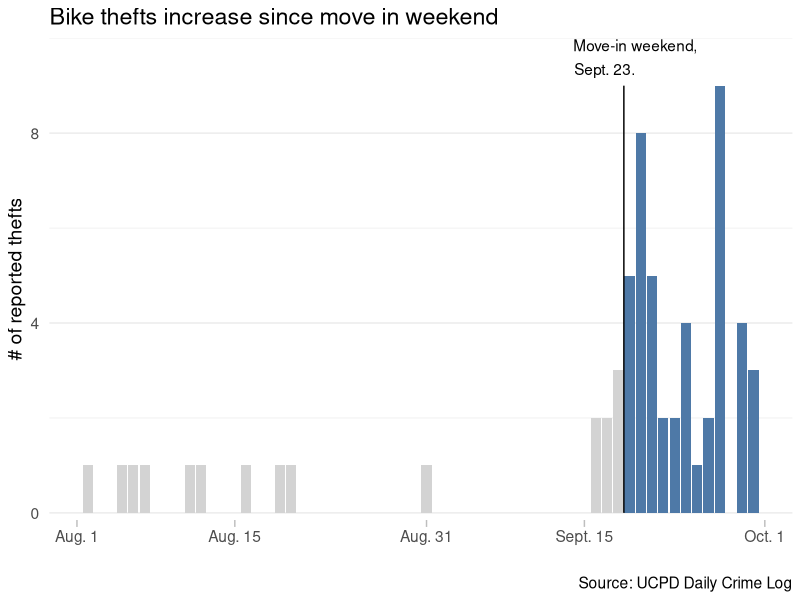
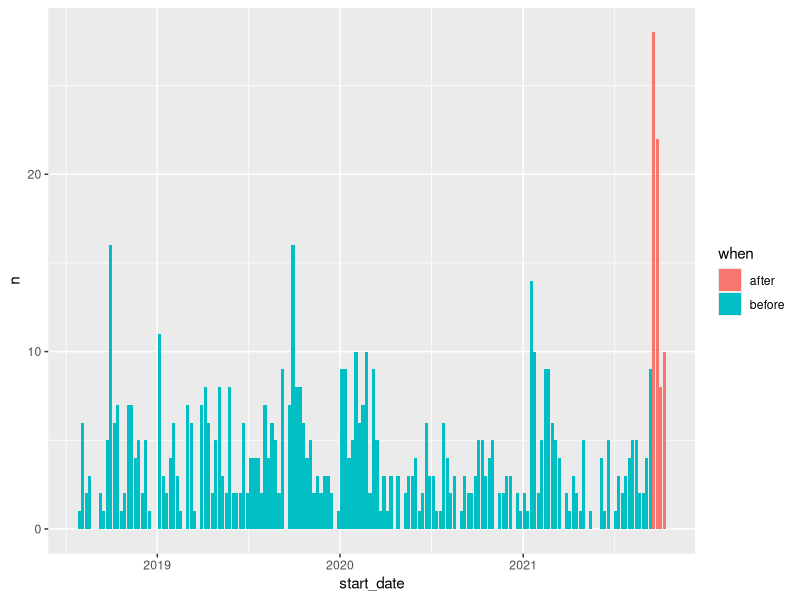
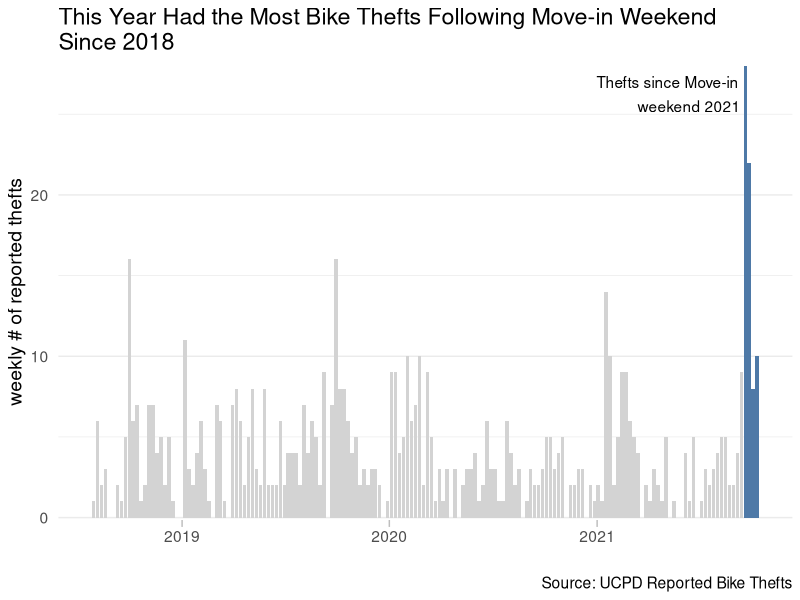
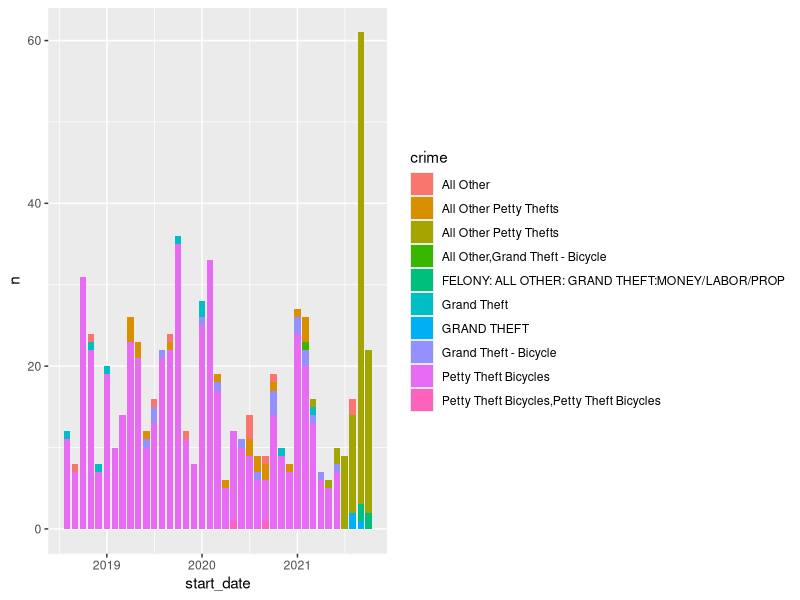

The R script that drew these images, in order: (Note: this script raises an error after producing the figures.)
## ---- chunk 1
setwd('C:/nexus/data-gh/bike thefts')
## ---- chunk 2
# install.packages(c("tidyverse", "lubridate"))

library(tidyverse)
library(lubridate)
data <- read.csv("bikes.csv")
## ---- chunk 3
bike.data <- data %>%
  mutate(
    incl_rack = str_match(General.Location, "BIKE RACKS?"),
    date = lubridate::parse_date_time(Date.Reported, "%m/%d/%Y")
  ) %>%
  drop_na() 


bike.data %>%
  filter(Nature..Classification. == "Larceny-Theft") %>%
  mutate(
    when = ifelse(date >= parse_date_time("9/19/2021", "%m/%d/%Y"), "before", "after")
  ) %>%
  group_by(date, when) %>%
  summarise(count = n()) %>%
  ungroup() %>%
  ggplot(aes(x = date, y = count)) +
    geom_bar(aes(fill=when), stat="identity") +
    labs(x = "", y = "# of reported thefts", title="Bike thefts increase since move in weekend",
         caption="Source: UCPD Daily Crime Log") +
    scale_y_continuous(breaks=c(0, 4, 8), expand=c(0, 0.15)) +
    scale_x_time(
      breaks=parse_date_time(c("2021-8-1", "2021-8-15", "2021-9-1", "2021-9-15", "2021-10-1"), "%Y-%m-%d"), 
      labels=c("Aug. 1", "Aug. 15", "Aug. 31", "Sept. 15", "Oct. 1")
    ) +
    scale_fill_manual(values=c(`after`="#d3d3d3", `before`="#4E79A7")) +
    theme_minimal() +
    theme(
      legend.position="none",
      text=element_text(size=14),
      panel.grid.minor.x = element_blank(),
      panel.grid.major.x = element_blank(),
      axis.ticks.x = element_line(color="gray"),
      axis.ticks.length = unit(5, "points"),
    ) +
    annotate(geom="text", x = parse_date_time("9/19/2021 12:00", "%m/%d/%Y %H:%M"), y = 9.85, label="Move-in weekend,", hjust=0.5) +
    annotate(geom="text", x = parse_date_time("9/19/2021 12:00", "%m/%d/%Y %H:%M"), y = 9.35, label="Sept. 23.", hjust=1) +
    annotate(geom="segment", x = parse_date_time("9/18/2021 12:00", "%m/%d/%Y %H:%M"), xend=parse_date_time("9/18/2021 12:00", "%m/%d/%Y %H:%M"), y = 0, yend = 9)
   # geom_smooth(se=F)
    NULL
    

parse_date_time(c("2021-8-1", "2021-8-15", "2021-9-1", "2021-9-15", "2021-10-1"), "%Y-%m-%d")
## ---- chunk 4
bike.data %>%
  filter(Nature..Classification. == "Larceny-Theft") %>%
  filter(date >= parse_date_time("9/19/2021", "%m/%d/%Y"))
## ---- chunk 5
location.data <- bike.data %>%
  filter(date >= parse_date_time("9/19/2021", "%m/%d/%Y")) %>%
  select(date, loc=General.Location, clas=Nature..Classification.) %>%
  mutate(
    loc = str_to_title(str_replace_all(loc, " BIKE RACKS", "")),
    clas = str_replace(clas, "-", "/")
  )

location.data

location.data %>%
  mutate(loc = ifelse(loc == "San Joaquin Apartments", "San Joaquin Villages", loc)) %>%
  write.csv("plot/dist/data/location_data.csv", row.names=F)

unique(location.data$loc)
## ---- chunk 6
library(tidyverse)
library(lubridate)

data <- read.csv("ucpd.csv") %>%
  mutate(
    date = lubridate::parse_date_time(Date.Reported, "%m/%d/%Y")
  ) %>%
  select(date, crime=Crimes, location=Location)
## ---- chunk 7
# Get start week date:
data <- data %>%
  mutate(
    start_date = lubridate::floor_date(date, unit="week")
  )
## ---- chunk 8
# Group data by the week:
grouped.week <- data %>%
  group_by(start_date) %>%
  summarise(n = n())

grouped.week %>%
  filter(month(start_date) %in% 8:10)

# make plot:
grouped.week %>%
  mutate(
    when = ifelse(start_date >= lubridate::parse_date_time("9/19/2021", "%m/%d/%Y"), "after", "before")
  ) %>%
  ggplot(aes(x = start_date, y = n, fill = when)) +
    geom_bar(stat="identity")
## ---- chunk 9
data %>%
  group_by(start_date) %>%
  summarise(
    n = n()
  ) %>%
  mutate(
    when = ifelse(start_date >= lubridate::parse_date_time("9/19/2021", "%m/%d/%Y"), "before", "after")
  ) %>%
  ggplot(aes(x = start_date, y = n)) +
    geom_bar(aes(fill=when), stat="identity") +
    labs(x = "", y = "weekly # of reported thefts", title="This Year Had the Most Bike Thefts Following Move-in Weekend\nSince 2018",
           caption="Source: UCPD Reported Bike Thefts") +
      scale_y_continuous(expand=c(0, 0.15)) +
    #  scale_x_time(
    #    breaks=lubridate::parse_date_time(c("2021-8-1", "2021-8-15", "2021-9-1", "2021-9-15", "2021-10-1"), "%Y-%m-%d"), 
    #    labels=c("Aug. 1", "Aug. 15", "Aug. 31", "Sept. 15", "Oct. 1")
    #  ) +
      scale_fill_manual(values=c(`after`="#d3d3d3", `before`="#4E79A7")) +
      theme_minimal() +
      theme(
        legend.position="none",
        text=element_text(size=14),
        panel.grid.minor.x = element_blank(),
        panel.grid.major.x = element_blank(),
        axis.ticks.x = element_line(color="gray"),
        axis.ticks.length = unit(5, "points"),
      ) +
      annotate(geom="text", x = lubridate::parse_date_time("9/19/2021 12:00", "%m/%d/%Y %H:%M"), y = 27, label="Thefts since Move-in", hjust=1.05) +
      annotate(geom="text", x = lubridate::parse_date_time("9/19/2021 12:00", "%m/%d/%Y %H:%M"), y = 25.5, label="weekend 2021", hjust=1.05)
## ---- chunk 10
data %>%
  mutate(
    start_date = lubridate::floor_date(date, unit="month")
  ) %>%
  group_by(start_date, crime) %>%
  count() %>%
  ungroup() %>%
  ggplot(aes(x = start_date, y = n, fill=crime)) +
    geom_bar(stat="identity", position="stack")
## ---- chunk 11
data %>%
  filter(start_date >= lubridate::parse_date_time("9/19/2021", "%m/%d/%Y")) %>%
  select(date, location) %>%
  mutate(
    loc = str_replace(location, " B\\d{3}", ""),
    loc = str_replace(loc, " \\(\\w+\\)", ""),
    loc = str_replace(loc," ISLAND CLUSTERS", ""),
    loc = str_replace(loc," \\((NEW|OLD) MARRIED\\)", ""),
    loc = ifelse(loc == "ARTS", "Arts Building", loc),
    loc = str_replace(loc, "- .*", "")
  ) %>%
  mutate(loc = ifelse(loc == "CARRILLO DINING COMMONS MANZANITA", "Carrillo Dining Commons", loc)) %>%
  mutate(loc = ifelse(!is.na(str_match(loc, "MANZANITA")), "Manzanita", loc)) %>%
  mutate(loc = ifelse(!is.na(str_match(loc, "SAN JOAQUIN")), "San Joaquin", loc)) %>%
  mutate(loc = ifelse(!is.na(str_match(loc, "SAN CLEMENTE")), "San Clemente", loc)) %>%
  mutate(loc = ifelse(!is.na(str_match(loc, "SMV")), "SMV", loc)) %>%
  filter(loc != "EMBARCADERO DEL NORTE") %>%
  mutate(loc = str_to_title(loc)) %>%
  group_by(loc) %>%
  count() %>%
  ungroup() %>%
  arrange(desc(n))# %>%
  write.csv("map_since_9_19.csv", row.names=F)
## ---- chunk 12
locations <- read.csv("locations.csv")

locations %>%
  mutate(building = ifelse(building == "Carrillo Dining Commons Manzanita", "Carrillo Dining Commons", building)) %>%
  mutate(building = ifelse(!is.na(str_match(building, "Manzanita")), "Manzanita", building)) %>%
  mutate(building = ifelse(!is.na(str_match(building, "San Joaquin")), "San Joaquin", building)) %>%
  mutate(building = ifelse(!is.na(str_match(building, "San Clemente")), "San Clemente", building)) %>%
  mutate(building = ifelse(!is.na(str_match(building, "Smv")), "Sierra Madre Villages", building)) %>%
  group_by(building) %>%
  summarise_all(first) %>%
  write.csv("locations.csv", row.names=F)
